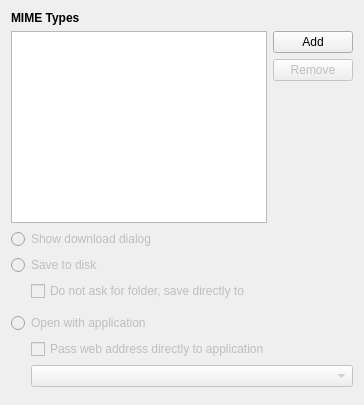
     <widget class="QWidget" name="mimeTypesPage">
      <layout class="QVBoxLayout" name="mimeTypesPageLayout" stretch="0,0,0,1">
       <item>
        <widget class="QLabel" name="mimeTypesMimeTypesHeader">
         <property name="font">
          <font>
           <weight>75</weight>
           <bold>true</bold>
          </font>
         </property>
         <property name="text">
          <string>MIME Types</string>
         </property>
        </widget>
       </item>
       <item>
        <layout class="QHBoxLayout" name="mimeTypesLayout">
         <item>
          <widget class="Otter::ItemViewWidget" name="mimeTypesItemView">
           <property name="contextMenuPolicy">
            <enum>Qt::NoContextMenu</enum>
           </property>
           <property name="editTriggers">
            <set>QAbstractItemView::NoEditTriggers</set>
           </property>
           <property name="alternatingRowColors">
            <bool>true</bool>
           </property>
           <attribute name="headerDefaultSectionSize">
            <number>250</number>
           </attribute>
          </widget>
         </item>
         <item>
          <layout class="QVBoxLayout" name="mimeTypesButtonsLayout" stretch="0,0,1">
           <item>
            <widget class="QPushButton" name="mimeTypesAddMimeTypeButton">
             <property name="text">
              <string>Add</string>
             </property>
            </widget>
           </item>
           <item>
            <widget class="QPushButton" name="mimeTypesRemoveMimeTypeButton">
             <property name="enabled">
              <bool>false</bool>
             </property>
             <property name="text">
              <string>Remove</string>
             </property>
            </widget>
           </item>
           <item>
            <spacer name="mimeTypesButtonsSpacer">
             <property name="orientation">
              <enum>Qt::Vertical</enum>
             </property>
            </spacer>
           </item>
          </layout>
         </item>
        </layout>
       </item>
       <item>
        <widget class="QWidget" name="mimeTypesOptionsWidget" native="true">
         <property name="enabled">
          <bool>false</bool>
         </property>
         <layout class="QVBoxLayout" name="mimeTypesOptionsLayout">
          <property name="leftMargin">
           <number>0</number>
          </property>
          <property name="topMargin">
           <number>0</number>
          </property>
          <property name="rightMargin">
           <number>0</number>
          </property>
          <property name="bottomMargin">
           <number>0</number>
          </property>
          <item>
           <widget class="QRadioButton" name="mimeTypesAskButton">
            <property name="text">
             <string>Show download dialog</string>
            </property>
            <attribute name="buttonGroup">
             <string notr="true">mimeTypesButtonGroup</string>
            </attribute>
           </widget>
          </item>
          <item>
           <widget class="QRadioButton" name="mimeTypesSaveButton">
            <property name="text">
             <string>Save to disk</string>
            </property>
            <attribute name="buttonGroup">
             <string notr="true">mimeTypesButtonGroup</string>
            </attribute>
           </widget>
          </item>
          <item>
           <layout class="QHBoxLayout" name="mimeTypesSaveHorizontalLayout">
            <item>
             <spacer name="mimeTypesSaveSpacer">
              <property name="orientation">
               <enum>Qt::Horizontal</enum>
              </property>
              <property name="sizeType">
               <enum>QSizePolicy::Fixed</enum>
              </property>
              <property name="sizeHint" stdset="0">
               <size>
                <width>20</width>
                <height>0</height>
               </size>
              </property>
             </spacer>
            </item>
            <item>
             <widget class="QWidget" name="mimeTypesSaveOptionsWidget" native="true">
              <layout class="QVBoxLayout" name="mimeTypesSaveVerticalLayout">
               <property name="leftMargin">
                <number>0</number>
               </property>
               <property name="topMargin">
                <number>0</number>
               </property>
               <property name="rightMargin">
                <number>0</number>
               </property>
               <property name="bottomMargin">
                <number>0</number>
               </property>
               <item>
                <widget class="QCheckBox" name="mimeTypesSaveDirectlyCheckBox">
                 <property name="text">
                  <string>Do not ask for folder, save directly to</string>
                 </property>
                </widget>
               </item>
               <item>
                <widget class="Otter::FilePathWidget" name="mimeTypesFilePathWidget" native="true"/>
               </item>
              </layout>
             </widget>
            </item>
           </layout>
          </item>
          <item>
           <widget class="QRadioButton" name="mimeTypesOpenButton">
            <property name="text">
             <string>Open with application</string>
            </property>
            <attribute name="buttonGroup">
             <string notr="true">mimeTypesButtonGroup</string>
            </attribute>
           </widget>
          </item>
          <item>
           <layout class="QHBoxLayout" name="mimeTypesOpenHorizontalLayout">
            <item>
             <spacer name="mimeTypesOpenSpacer">
              <property name="orientation">
               <enum>Qt::Horizontal</enum>
              </property>
              <property name="sizeType">
               <enum>QSizePolicy::Fixed</enum>
              </property>
              <property name="sizeHint" stdset="0">
               <size>
                <width>20</width>
                <height>0</height>
               </size>
              </property>
             </spacer>
            </item>
            <item>
             <widget class="QWidget" name="mimeTypesOpenOptionsWidget" native="true">
              <layout class="QVBoxLayout" name="mimeTypesOpenVerticalLayout">
               <property name="leftMargin">
                <number>0</number>
               </property>
               <property name="topMargin">
                <number>0</number>
               </property>
               <property name="rightMargin">
                <number>0</number>
               </property>
               <property name="bottomMargin">
                <number>0</number>
               </property>
               <item>
                <widget class="QCheckBox" name="mimeTypesPassUrlCheckBox">
                 <property name="enabled">
                  <bool>false</bool>
                 </property>
                 <property name="text">
                  <string>Pass web address directly to application</string>
                 </property>
                </widget>
               </item>
               <item>
                <widget class="Otter::ApplicationComboBoxWidget" name="mimeTypesApplicationComboBoxWidget"/>
               </item>
              </layout>
             </widget>
            </item>
           </layout>
          </item>
         </layout>
        </widget>
       </item>
       <item>
        <spacer name="mimeTypesSpacer">
         <property name="orientation">
          <enum>Qt::Vertical</enum>
         </property>
        </spacer>
       </item>
      </layout>
     </widget>
